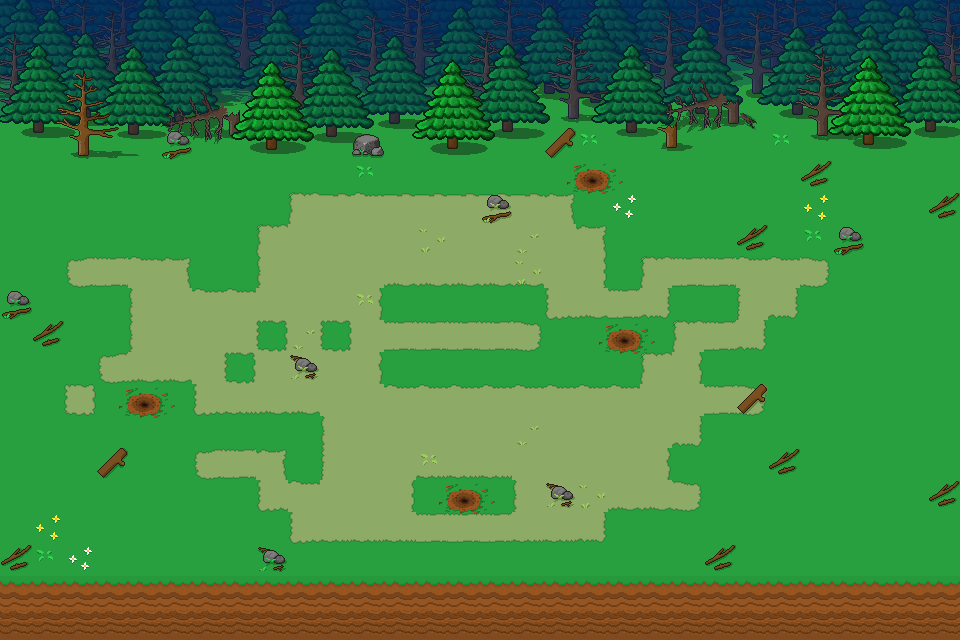

The image is a tile-based game level rendered from a .tmx file. Its description and source (layers, tilesets, objects; grid data summarised) follow:
An orthogonal 30x20 tile map with 32x32 px tiles, 3 tile layers (fondo, pasto,flores,priedras,etc, al rededor del agujero), 2 hidden layers not drawn, 40 tilesets and 44 objects (8x pino_muerto, 7x Piedras2_v2, 5x Arbusto_quemado, 5x Abusto_quemado_volteado, 4x plantar_arbol2, ...).

<map version="1.10" tiledversion="1.11.0" orientation="orthogonal" renderorder="right-down" width="30" height="20" tilewidth="32" tileheight="32" infinite="0" nextlayerid="17" nextobjectid="86">
 <tileset firstgid="1" name="piso" tilewidth="32" tileheight="32" tilecount="1" columns="1">
  <image source="piso.png" trans="ff00ff" width="32" height="32" />
 </tileset>
 <tileset firstgid="2" name="Pasto_v2" tilewidth="32" tileheight="32" tilecount="1" columns="1">
  <image source="Pasto_v2.png" trans="ff00ff" width="32" height="32" />
 </tileset>
 <tileset firstgid="3" name="piso_tierra" tilewidth="32" tileheight="32" tilecount="1" columns="1">
  <image source="piso_tierra.png" trans="ff00ff" width="32" height="32" />
 </tileset>
 <tileset firstgid="4" name="tierra" tilewidth="32" tileheight="32" tilecount="1" columns="1">
  <image source="tierra.png" trans="ff00ff" width="32" height="32" />
 </tileset>
 <tileset firstgid="5" name="pino_v.2" tilewidth="96" tileheight="96" tilecount="1" columns="1">
  <image source="pino_v.2.png" trans="ff00ff" width="96" height="96" />
 </tileset>
 <tileset firstgid="6" name="arbusto_v.2" tilewidth="96" tileheight="64" tilecount="1" columns="1">
  <image source="arbusto_v.2.png" trans="ff00ff" width="96" height="64" />
 </tileset>
 <tileset firstgid="7" name="Piedras2_v2" tilewidth="32" tileheight="32" tilecount="1" columns="1">
  <image source="Piedras2_v2.png" trans="ff00ff" width="32" height="32" />
 </tileset>
 <tileset firstgid="8" name="Piedras_v2" tilewidth="32" tileheight="32" tilecount="1" columns="1">
  <image source="Piedras_v2.png" trans="ff00ff" width="32" height="32" />
 </tileset>
 <tileset firstgid="9" name="Piso_FloresAMa" tilewidth="32" tileheight="32" tilecount="1" columns="1">
  <image source="Piso_FloresAMa.png" trans="ff00ff" width="32" height="32" />
 </tileset>
 <tileset firstgid="10" name="Piso_FloresAZ" tilewidth="32" tileheight="32" tilecount="1" columns="1">
  <image source="Piso_FloresAZ.png" trans="ff00ff" width="32" height="32" />
 </tileset>
 <tileset firstgid="11" name="Piso_FloresBL" tilewidth="32" tileheight="32" tilecount="1" columns="1">
  <image source="Piso_FloresBL.png" trans="ff00ff" width="32" height="32" />
 </tileset>
 <tileset firstgid="12" name="pino_tronco" tilewidth="32" tileheight="32" tilecount="1" columns="1">
  <image source="pino_tronco.png" trans="ff00ff" width="32" height="32" />
 </tileset>
 <tileset firstgid="13" name="pino_tirado" tilewidth="103" tileheight="64" tilecount="1" columns="1">
  <image source="pino_tirado.png" trans="ff00ff" width="103" height="64" />
 </tileset>
 <tileset firstgid="14" name="fondo_map3" tilewidth="32" tileheight="32" tilecount="150" columns="30">
  <image source="fondo_map3.png" trans="ff00ff" width="960" height="160" />
 </tileset>
 <tileset firstgid="164" name="pino_muerto" tilewidth="96" tileheight="96" tilecount="1" columns="1">
  <image source="pino_muerto.png" trans="ff00ff" width="96" height="96" />
 </tileset>
 <tileset firstgid="165" name="pasto seco" tilewidth="32" tileheight="32" tilecount="1" columns="1">
  <image source="pasto seco.png" trans="ff00ff" width="32" height="32" />
 </tileset>
 <tileset firstgid="166" name="Arbusto_quemado" tilewidth="102" tileheight="64" tilecount="1" columns="1">
  <image source="Arbusto_quemado.png" trans="ff00ff" width="102" height="64" />
 </tileset>
 <tileset firstgid="167" name="Abusto_quemado_volteado" tilewidth="102" tileheight="64" tilecount="1" columns="1">
  <image source="Arbusto_quemado_volteado.png" trans="ff00ff" width="102" height="64" />
 </tileset>
 <tileset firstgid="168" name="pasto seco_32x32" tilewidth="32" tileheight="32" tilecount="1" columns="1">
  <image source="pasto seco_32x32.png" trans="ff00ff" width="32" height="32" />
 </tileset>
 <tileset firstgid="169" name="pasto seco_32x64" tilewidth="32" tileheight="32" tilecount="2" columns="2">
  <image source="pasto seco_32x64.png" trans="ff00ff" width="64" height="32" />
 </tileset>
 <tileset firstgid="171" name="pasto seco volteado_32x32" tilewidth="32" tileheight="32" tilecount="1" columns="1">
  <image source="pasto seco volteado_32x32.png" trans="ff00ff" width="32" height="32" />
 </tileset>
 <tileset firstgid="172" name="pasto seco_128x128" tilewidth="32" tileheight="32" tilecount="16" columns="4">
  <image source="pasto seco_128x128.png" trans="ff00ff" width="128" height="128" />
 </tileset>
 <tileset firstgid="188" name="pasto verde a seco_32x32" tilewidth="32" tileheight="32" tilecount="1" columns="1">
  <image source="pasto verde a seco_32x32.png" trans="ff00ff" width="32" height="32" />
 </tileset>
 <tileset firstgid="189" name="piso_pasto seco" tilewidth="32" tileheight="32" tilecount="1" columns="1">
  <image source="piso_pasto seco.png" trans="ff00ff" width="32" height="32" />
 </tileset>
 <tileset firstgid="190" name="piso_pasto seco2" tilewidth="32" tileheight="32" tilecount="1" columns="1">
  <image source="piso_pasto seco2.png" trans="ff00ff" width="32" height="32" />
 </tileset>
 <tileset firstgid="191" name="piso_pasto seco3" tilewidth="32" tileheight="32" tilecount="1" columns="1">
  <image source="piso_pasto seco3.png" trans="ff00ff" width="32" height="32" />
 </tileset>
 <tileset firstgid="192" name="piso_pasto seco4" tilewidth="32" tileheight="32" tilecount="1" columns="1">
  <image source="piso_pasto seco4.png" trans="ff00ff" width="32" height="32" />
 </tileset>
 <tileset firstgid="193" name="piso_pasto seco1" tilewidth="32" tileheight="32" tilecount="1" columns="1">
  <image source="piso_pasto seco1.png" trans="ff00ff" width="32" height="32" />
 </tileset>
 <tileset firstgid="194" name="plantar_arbol" tilewidth="32" tileheight="32" tilecount="9" columns="3">
  <image source="plantar_arbol.png" trans="ff00ff" width="96" height="96" />
 </tileset>
 <tileset firstgid="203" name="plantar_arbol2" tilewidth="32" tileheight="32" tilecount="1" columns="1">
  <image source="plantar_arbol2.png" trans="ff00ff" width="32" height="32" />
 </tileset>
 <tileset firstgid="204" name="ramas_con_piedras1" tilewidth="32" tileheight="32" tilecount="1" columns="1">
  <image source="ramas_con_piedras1.png" trans="ff00ff" width="32" height="32" />
 </tileset>
 <tileset firstgid="205" name="ramas_con_piedras1.1" tilewidth="32" tileheight="32" tilecount="1" columns="1">
  <image source="ramas_con_piedras1.1.png" trans="ff00ff" width="32" height="32" />
 </tileset>
 <tileset firstgid="206" name="ramas_con_piedras2" tilewidth="32" tileheight="32" tilecount="1" columns="1">
  <image source="ramas_con_piedras2.png" trans="ff00ff" width="32" height="32" />
 </tileset>
 <tileset firstgid="207" name="ramas_con_piedras2.1" tilewidth="32" tileheight="32" tilecount="1" columns="1">
  <image source="ramas_con_piedras2.1.png" trans="ff00ff" width="32" height="32" />
 </tileset>
 <tileset firstgid="208" name="ramas_con_piedras3" tilewidth="32" tileheight="32" tilecount="1" columns="1">
  <image source="ramas_con_piedras3.png" trans="ff00ff" width="32" height="32" />
 </tileset>
 <tileset firstgid="209" name="ramas_con_piedras3.1" tilewidth="32" tileheight="32" tilecount="1" columns="1">
  <image source="ramas_con_piedras3.1.png" trans="ff00ff" width="32" height="32" />
 </tileset>
 <tileset firstgid="210" name="ramas_con_piedras4" tilewidth="32" tileheight="32" tilecount="1" columns="1">
  <image source="ramas_con_piedras4.png" trans="ff00ff" width="32" height="32" />
 </tileset>
 <tileset firstgid="211" name="ramas_con_piedras4.1" tilewidth="32" tileheight="32" tilecount="1" columns="1">
  <image source="ramas_con_piedras4.1.png" trans="ff00ff" width="32" height="32" />
 </tileset>
 <tileset firstgid="212" source="../assets/mapa/Art_PIXEL/leñador.tsx" />
 <tileset firstgid="216" name="Tronco_Talado2" tilewidth="32" tileheight="32" tilecount="1" columns="1">
  <image source="../assets/mapa/Art_PIXEL/PNG/Tronco_Talado2.png" width="32" height="32" />
 </tileset>
 <layer id="1" name="fondo" width="30" height="20">
  <data>[600 cells, 600 non-empty, 171 distinct tile ids]</data>
 </layer>
 <layer id="2" name="pasto,flores,priedras,etc" width="30" height="20">
  <data>[600 cells, 36 non-empty, 14 distinct tile ids]</data>
 </layer>
 <layer id="14" name="al rededor del agujero" width="30" height="20">
  <data>[600 cells, 17 non-empty, 5 distinct tile ids]</data>
 </layer>
 <objectgroup id="13" name="agujeros para plantar">
  <object id="81" name="plantar_arbol2" gid="203" x="448" y="512" width="32" height="32" />
  <object id="82" name="plantar_arbol2" gid="203" x="128" y="416" width="32" height="32" />
  <object id="83" name="plantar_arbol2" gid="203" x="576" y="192" width="32" height="32" />
  <object id="84" name="plantar_arbol2" gid="203" x="608" y="352" width="32" height="32" />
 </objectgroup>
 <objectgroup id="7" name="troncos" visible="0">
  <object id="41" name="pino_tronco" gid="12" x="288" y="192" width="32" height="32" />
  <object id="42" name="pino_tronco" gid="12" x="928" y="576" width="32" height="32" />
  <object id="43" name="pino_tronco" gid="12" x="832" y="576" width="32" height="32" />
  <object id="44" name="pino_tronco" gid="12" x="0" y="416" width="32" height="32" />
 </objectgroup>
 <objectgroup id="6" name="piedras_grandes">
  <object id="34" name="Piedras2_v2" gid="7" x="608" y="224" width="32" height="32" />
  <object id="35" name="Piedras2_v2" gid="7" x="736" y="448" width="32" height="32" />
  <object id="36" name="Piedras2_v2" gid="7" x="736" y="448" width="32" height="32" />
  <object id="37" name="Piedras2_v2" gid="7" x="832" y="416" width="32" height="32" />
  <object id="38" name="Piedras2_v2" gid="7" x="96" y="320" width="32" height="32" />
  <object id="39" name="Piedras2_v2" gid="7" x="288" y="480" width="32" height="32" />
  <object id="40" name="Piedras2_v2" gid="7" x="544" y="352" width="32" height="32" />
 </objectgroup>
 <objectgroup id="12" name="arbustos pelones de tras de">
  <object id="78" name="Arbusto_quemado" gid="166" x="704" y="192" width="102" height="64" />
  <object id="79" name="Abusto_quemado_volteado" gid="167" x="800" y="512" width="102" height="64" />
  <object id="80" name="Arbusto_quemado" gid="166" x="133" y="181" width="102" height="64" />
 </objectgroup>
 <objectgroup id="5" name="arbustos2_detras de pinos xd">
  <object id="31" name="arbusto_v.2" gid="6" x="763" y="560" width="96" height="64" />
 </objectgroup>
 <objectgroup id="8" name="Pino_tiradov:">
  <object id="45" name="pino_tirado" gid="13" x="832" y="544" width="103" height="64" />
  <object id="46" name="pino_tirado" gid="13" x="0" y="448" width="103" height="64" />
  <object id="47" name="pino_tirado" gid="13" x="864" y="256" width="103" height="64" />
  <object id="48" name="pino_tirado" gid="13" x="160" y="448" width="103" height="64" />
 </objectgroup>
 <objectgroup id="9" name="pino_muerto">
  <object id="60" name="pino_muerto" gid="164" x="896" y="160" width="96" height="96" />
  <object id="61" name="pino_muerto" gid="164" x="864" y="192" width="96" height="96" />
  <object id="62" name="pino_muerto" gid="164" x="800" y="192" width="96" height="96" />
  <object id="63" name="pino_muerto" gid="164" x="-32" y="160" width="96" height="96" />
  <object id="64" name="pino_muerto" gid="164" x="0" y="192" width="96" height="96" />
  <object id="65" name="pino_muerto" gid="164" x="64" y="192" width="96" height="96" />
  <object id="66" name="pino_muerto" gid="164" x="96" y="256" width="96" height="96" />
  <object id="67" name="pino_muerto" gid="164" x="0" y="480" width="96" height="96" />
 </objectgroup>
 <objectgroup id="3" name="Pinos">
  <object id="8" name="pino_v.2" gid="5" x="822" y="382" width="96" height="96" />
  <object id="10" name="pino_v.2" gid="5" x="832" y="224" width="96" height="96" />
  <object id="14" name="pino_v.2" gid="5" x="637" y="208" width="96" height="96" />
  <object id="18" name="pino_v.2" gid="5" x="32" y="224" width="96" height="96" />
 </objectgroup>
 <objectgroup id="4" name="arbustos">
  <object id="24" name="arbusto_v.2" gid="6" x="32" y="512" width="96" height="64" />
  <object id="26" name="arbusto_v.2" gid="6" x="82" y="531" width="96" height="64" />
 </objectgroup>
 <objectgroup id="10" name="arbusto pelonxd">
  <object id="69" name="Arbusto_quemado" gid="166" x="-64" y="224" width="102" height="64" />
  <object id="70" name="Arbusto_quemado" gid="166" x="0" y="256" width="102" height="64" />
  <object id="71" name="Arbusto_quemado" gid="166" x="64" y="544" width="102" height="64" />
 </objectgroup>
 <objectgroup id="11" name="arbusto pelon volteado">
  <object id="73" name="Abusto_quemado_volteado" gid="167" x="736" y="224" width="102" height="64" />
  <object id="74" name="Abusto_quemado_volteado" gid="167" x="896" y="384" width="102" height="64" />
  <object id="75" name="Abusto_quemado_volteado" gid="167" x="832" y="320" width="102" height="64" />
  <object id="85" name="Abusto_quemado_volteado" gid="167" x="832" y="320" width="102" height="64" />
 </objectgroup>
 <layer id="15" name="boundaries" width="30" height="20" visible="0">
  <data>[600 cells, 80 non-empty, 1 distinct tile ids]</data>
 </layer>
 <layer id="16" name="entities" width="30" height="20" visible="0">
  <data>[600 cells, 11 non-empty, 1 distinct tile ids]</data>
 </layer>
</map>
